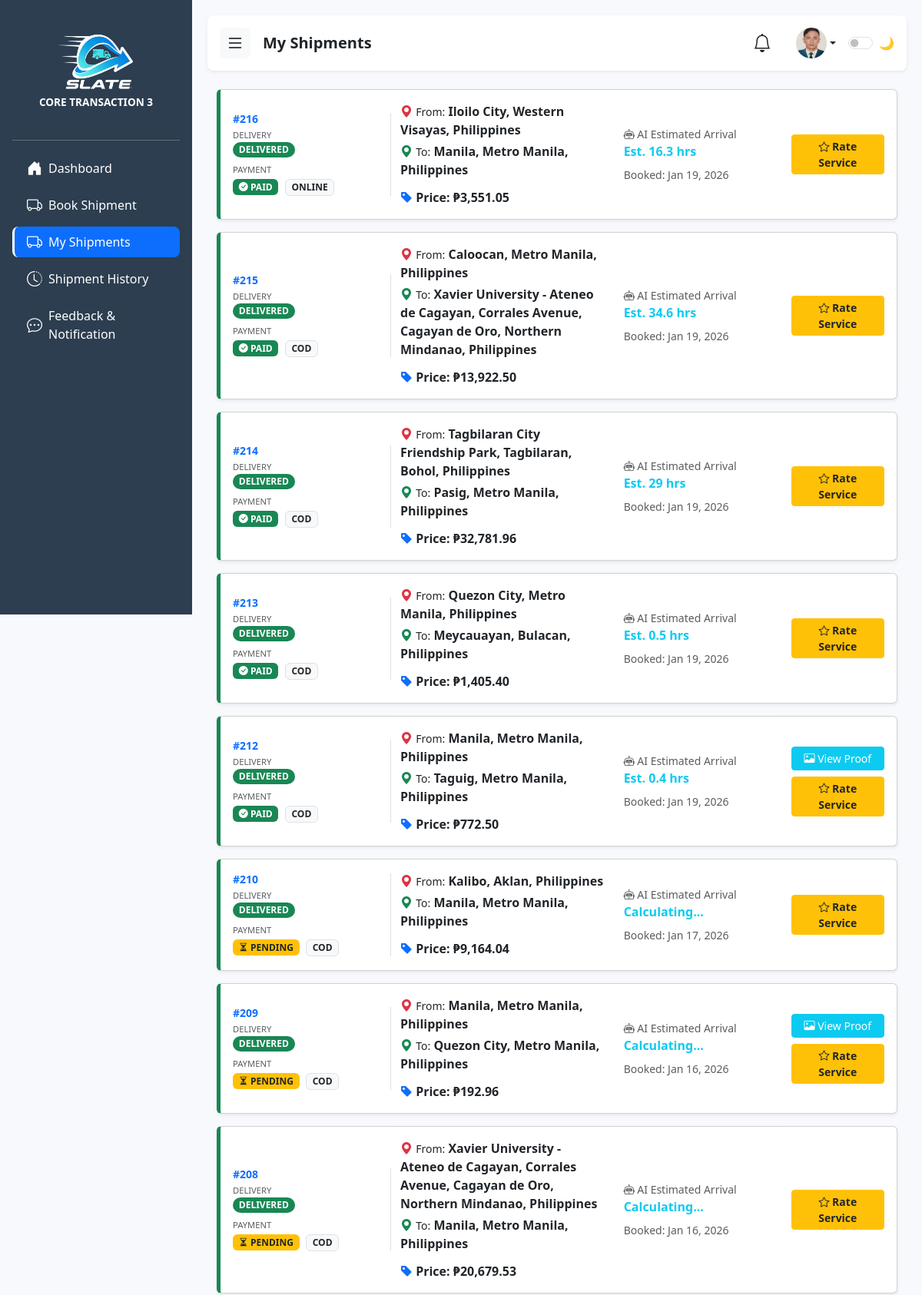
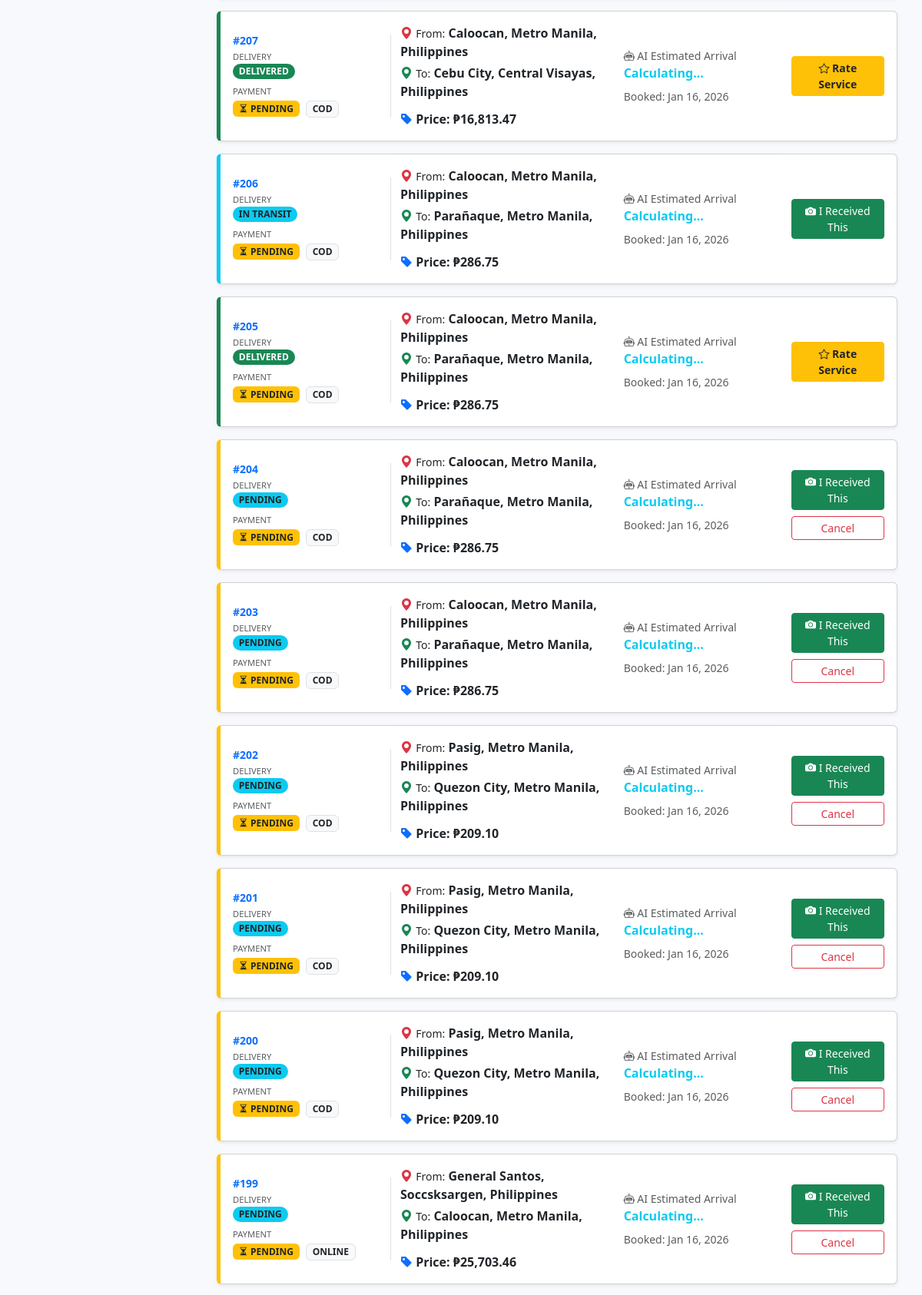
Page /My_shipment.php (signed in, upper part) on the committed database (2 pictures, top to bottom).
### tables this page shows
CREATE TABLE `accounts` (
  `id` int(11) NOT NULL,
  `username` varchar(255) DEFAULT NULL,
  `email` varchar(100) NOT NULL,
  `phone_number` varchar(20) DEFAULT NULL,
  `gender` enum('Male','Female','Other') DEFAULT NULL,
  `password` varchar(255) DEFAULT NULL,
  `profile_image` varchar(255) DEFAULT NULL,
  `role` enum('admin','user') DEFAULT 'user',
  `created_at` timestamp NOT NULL DEFAULT current_timestamp(),
  `otp_hash` varchar(255) DEFAULT NULL,
  `otp_expires_at` datetime DEFAULT NULL,
  `otp_attempts` int(11) DEFAULT 0,
  `last_otp_sent_at` datetime NOT NULL DEFAULT current_timestamp()
);

CREATE TABLE `shipments` (
  `id` int(11) NOT NULL,
  `contract_number` varchar(50) DEFAULT NULL,
  `user_id` int(11) NOT NULL,
  `sender_name` varchar(100) NOT NULL,
  `sender_contact` varchar(50) DEFAULT NULL,
  `receiver_name` varchar(100) NOT NULL,
  `receiver_contact` varchar(50) DEFAULT NULL,
  `origin_address` varchar(255) DEFAULT NULL,
  `destination_address` varchar(255) DEFAULT NULL,
  `origin_island` varchar(50) DEFAULT NULL,
  `specific_address` text DEFAULT NULL,
  `address` varchar(255) DEFAULT NULL,
  `weight` decimal(10,2) NOT NULL,
  `package_type` varchar(50) DEFAULT NULL,
  `package_description` text NOT NULL,
  `distance_km` decimal(10,2) DEFAULT 0.00,
  `price` decimal(10,2) DEFAULT 0.00,
  `sla_agreement` text DEFAULT NULL,
  `payment_method` varchar(50) DEFAULT 'Unspecified',
  `bank_name` varchar(50) DEFAULT NULL,
  `status` varchar(50) DEFAULT 'Pending',
  `payment_status` varchar(50) DEFAULT 'Pending',
  `sla_status` enum('Met','Breached','Pending') DEFAULT 'Pending',
  `proof_image` varchar(255) DEFAULT NULL,
  `created_at` timestamp NOT NULL DEFAULT current_timestamp(),
  `ip_address` varchar(45) DEFAULT NULL,
  `ai_estimated_time` varchar(100) DEFAULT 'Calculating...',
  `target_delivery_date` datetime DEFAULT NULL,
  `rating` int(11) DEFAULT 0,
  `feedback_text` text DEFAULT NULL,
  `destination_island` varchar(50) DEFAULT 'Luzon',
  `sender_email` varchar(255) DEFAULT NULL,
  `updated_at` timestamp NOT NULL DEFAULT current_timestamp() ON UPDATE current_timestamp()
);

### My_shipment.php (the view, shortened to what this page needs)
<?php
include("connection.php");
$username = $_SESSION['email'];
$q_user = mysqli_query($conn, "SELECT id, profile_image FROM accounts WHERE email = '$username'");
$user = mysqli_fetch_assoc($q_user);
$userId = $user['id'];
$profileImage = !empty($user['profile_image']) ? $user['profile_image'] : 'user.png';
$query = "SELECT * FROM shipments WHERE user_id = '$userId' ORDER BY created_at DESC";
$result = mysqli_query($conn, $query);
?>
<!DOCTYPE html>
<html lang="en">
<head>
  <link href="https://cdn.jsdelivr.net/npm/bootstrap@5.3.3/dist/css/bootstrap.min.css" rel="stylesheet">
  <link rel="stylesheet" href="https://cdn.jsdelivr.net/npm/bootstrap-icons@1.11.1/font/bootstrap-icons.css">
</head>
<body>
<div class="sidebar d-flex flex-column flex-shrink-0 p-3" id="sidebar">
    <div class="text-center mb-4 mt-2">
      <img src="Remorig.png" alt="Logo" class="img-fluid mb-2" style="max-width: 140px;">
      <h6 class="fw-semibold text-uppercase text-light-50 mb-0" style="font-size: 0.85rem;">Core Transaction 3</h6>
    </div>
    <hr class="text-light opacity-25">
    <ul class="nav nav-pills flex-column mb-auto">
      <li class="nav-item mb-2"><a href="user.php" class="nav-link text-white d-flex align-items-center gap-2 px-3 py-2 rounded-3"><i class="bi bi-house-door-fill fs-5"></i><span>Dashboard</span></a></li>
      <li class="nav-item mb-2"><a href="bookshipment.php" class="nav-link text-white d-flex align-items-center gap-2 px-3 py-2 rounded-3"><i class="bi bi-truck fs-5"></i><span>Book Shipment</span></a></li>
      <li class="nav-item mb-2"><a href="My_shipment.php" class="active nav-link text-white d-flex align-items-center gap-2 px-3 py-2 rounded-3 hover-link"><i class="bi bi-truck fs-5"></i><span>My Shipments</span></a></li>
      <li class="nav-item mb-2"><a href="shiphistory.php" class="nav-link text-white d-flex align-items-center gap-2 px-3 py-2 rounded-3"><i class="bi bi-clock-history fs-5"></i><span>Shipment History</span></a></li>
      <li class="nav-item mb-2"><a href="feedback.php" class="nav-link text-white d-flex align-items-center gap-2 px-3 py-2 rounded-3"><i class="bi bi-chat-dots fs-5"></i><span>Feedback & Notification</span></a></li>
    </ul>
</div>
<div class="content" id="mainContent">
    <header class="header d-flex align-items-center justify-content-between px-3 py-3 mb-4 bg-white shadow-sm rounded-3 sticky-top">
       <div class="d-flex align-items-center gap-3">
           <button class="btn btn-light border-0 p-2" id="hamburger"><i class="bi bi-list fs-4"></i></button>
           <h5 class="fw-semibold mb-0">My Shipments</h5>
       </div>
       <div class="d-flex align-items-center gap-3">
          <div class="dropdown me-3">
            <a href="#" class="text-dark position-relative" id="notifDropdown" data-bs-toggle="dropdown" onclick="markRead()">
              <i class="bi bi-bell fs-4"></i>
            </a>
          </div>
           <div class="dropdown">
             <a href="#" class="d-flex align-items-center text-decoration-none text-dark dropdown-toggle" data-bs-toggle="dropdown">
               <img src="<?php echo $profileImage; ?>" alt="User" class="rounded-circle" width="40" height="40" style="object-fit:cover;">
             </a>
           </div>
           <div class="form-check form-switch mb-0">
             <label class="form-check-label d-none d-sm-inline" for="userThemeToggle">🌙</label>
             <input class="form-check-input" type="checkbox" role="switch" id="userThemeToggle">
           </div>
       </div>
    </header>
    <div class="container-fluid">
        <div class="row g-3">
            <?php if(mysqli_num_rows($result) > 0): ?>
                <?php while($row = mysqli_fetch_assoc($result)): ?>
                    <?php
                        $rawStatus = $row['status'] ?? 'Pending';
                        $st = strtolower($rawStatus);
                        $statusClass = 'status-pending';
                        if(strpos($st, 'transit') !== false) $statusClass = 'status-transit';
                        else if(strpos($st, 'delivered') !== false) $statusClass = 'status-delivered';
                        else if(strpos($st, 'cancelled') !== false) $statusClass = 'status-cancelled';
                        $payStatus = $row['payment_status'] ?? 'Pending';
                        $payMethod = strtoupper($row['payment_method'] ?? 'COD');
                        $payBadgeClass = ($payStatus === 'Paid') ? 'bg-success' : 'bg-warning text-dark';
                        $payIcon = ($payStatus === 'Paid') ? 'bi-check-circle-fill' : 'bi-hourglass-split';
                    ?>
                    <div class="col-12">
                        <div class="card shadow-sm card-status <?php echo $statusClass; ?>">
                            <div class="card-body">
                                <div class="row align-items-center">
                                    <div class="col-md-3 border-end">
                                        <h6 class="text-primary fw-bold small mb-1">
                                            #<?php echo $row['tracking_number'] ?? $row['id']; ?>
                                        </h6>
                                        <div class="mb-2">
                                            <small class="text-muted d-block" style="font-size: 0.7rem;">DELIVERY</small>
                                            <span class="badge rounded-pill <?php echo ($statusClass == 'status-delivered')?'bg-success':(($statusClass == 'status-cancelled')?'bg-danger':'bg-info text-dark'); ?>">
                                                <?php echo strtoupper($rawStatus); ?>
                                            </span>
                                        </div>
                                        <div>
                                            <small class="text-muted d-block" style="font-size: 0.7rem;">PAYMENT</small>
                                            <span class="badge <?php echo $payBadgeClass; ?>">
                                                <i class="bi <?php echo $payIcon; ?>"></i> <?php echo strtoupper($payStatus); ?>
                                            </span>
                                            <span class="badge bg-light text-dark border ms-1">
                                                <?php echo $payMethod; ?>
                                            </span>
                                        </div>
                                    </div>
                                    <div class="col-md-4">
                                        <div class="d-flex flex-column gap-1">
                                            <div><i class="bi bi-geo-alt-fill text-danger"></i> <small>From:</small> <strong><?php echo $row['origin_address']; ?></strong></div>
                                            <div><i class="bi bi-geo-alt-fill text-success"></i> <small>To:</small> <strong><?php echo $row['destination_address']; ?></strong></div>
                                            <div class="mt-2 text-dark fw-bold">
                                                <i class="bi bi-tag-fill text-primary"></i> Price: ₱<?php echo number_format($row['price'], 2); ?>
                                            </div>
                                        </div>
                                    </div>
                                    <div class="col-md-3">
                                        <small class="text-muted d-block"><i class="bi bi-robot"></i> AI Estimated Arrival</small>
                                        <span class="text-info fw-bold">
                                            <?php echo !empty($row['ai_estimated_time']) ? $row['ai_estimated_time'] : 'Calculating...'; ?>
                                        </span>
                                        <div class="small text-muted mt-2">Booked: <?php echo date('M d, Y', strtotime($row['created_at'])); ?></div>
                                    </div>
                                    <div class="col-md-2 text-end d-grid gap-2">
                                        <?php if(strpos($st, 'delivered') !== false): ?>
                                            <?php if(!empty($row['proof_image'])): ?>
                                                <button onclick="viewProof('<?php echo $row['proof_image']; ?>')" class="btn btn-info btn-sm text-white">
                                                    <i class="bi bi-image"></i> View Proof
                                                </button>
                                            <?php endif; ?>
                                            <?php if($row['rating'] > 0): ?>
                                                <div class="text-warning text-center">
                                                    <?php for($i=0; $i<$row['rating']; $i++) echo '<i class="bi bi-star-fill"></i>'; ?>
                                                    <small class="text-muted d-block">Rated</small>
                                                </div>
                                            <?php else: ?>
                                                <button onclick="openRateModal(<?php echo $row['id']; ?>)" class="btn btn-warning btn-sm text-dark fw-bold">
                                                    <i class="bi bi-star"></i> Rate Service
                                                </button>
                                            <?php endif; ?>
                                        <?php elseif(strpos($st, 'cancelled') !== false): ?>
                                            <button disabled class="btn btn-secondary btn-sm">Cancelled</button>
                                        <?php else: ?>
                                            <button onclick="openReceiveModal(<?php echo $row['id']; ?>)" class="btn btn-success btn-sm">
                                                <i class="bi bi-camera-fill"></i> I Received This
                                            </button>
                                            <?php if($st == 'pending'): ?>
                                                <button onclick="openCancelModal(<?php echo $row['id']; ?>)" class="btn btn-outline-danger btn-sm">
                                                    Cancel
                                                </button>
                                            <?php endif; ?>
                                        <?php endif; ?>
                                    </div>
                                </div>
                            </div>
                        </div>
                    </div>
                <?php endwhile; ?>
            <?php endif; ?>
        </div>
    </div>
</div>
</body>
</html>

### My_shipment.php (style rules this page uses)
:root { --sidebar-width: 250px; --secondary-color: #f8f9fc; --dark-bg: #1a1a2e; --dark-card: #16213e; --text-light: #f8f9fa; --text-dark: #212529; }
body { background-color: var(--secondary-color); font-family: 'Segoe UI', system-ui, sans-serif; overflow-x: hidden; color: var(--text-dark); }
.sidebar { width: var(--sidebar-width); height: 100vh; position: fixed; left: 0; top: 0; background: #2c3e50; color: white; z-index: 1040; transition: all .3s ease; }
.content { margin-left: var(--sidebar-width); padding: 20px; transition: margin-left .3s ease; min-height: 100vh; }
.sidebar a { color: rgba(255, 255, 255, 0.8); text-decoration: none; padding: .75rem 1.5rem; display: block; border-left: 3px solid transparent; }
.sidebar a:hover, .sidebar a.active { background-color: rgba(255, 255, 255, 0.1); color: white; border-left: 3px solid white; }
.header { background-color: white; padding: 1rem; border-radius: 0.5rem; box-shadow: 0 0.15rem 1.75rem 0 rgba(58, 59, 69, 0.15); display: flex; align-items: center; justify-content: space-between; margin-bottom: 1.5rem; }
.card-status { border-left: 5px solid #ccc; transition: transform 0.2s; }
.status-pending { border-left-color: #ffc107; }
.status-transit { border-left-color: #0dcaf0; }
.status-delivered { border-left-color: #198754; }

### rows in the picture
accounts: profile_image (picture)
shipments: id "216", status "DELIVERED", payment_status "PAID", payment_method "ONLINE", origin_address "Iloilo City, Western Visayas, Philippines", destination_address "Manila, Metro Manila, Philippines", price "3,551.05", ai_estimated_time "Est. 16.3 hrs", created_at "Jan 19, 2026"
shipments: id "215", status "DELIVERED", payment_status "PAID", payment_method "COD", origin_address "Caloocan, Metro Manila, Philippines", destination_address "Xavier University - Ateneo de Cagayan, Corrales Avenue, Cagayan de Oro, Northern Mindanao, Philippines", price "13,922.50", ai_estimated_time "Est. 34.6 hrs", created_at "Jan 19, 2026"
shipments: id "214", status "DELIVERED", payment_status "PAID", payment_method "COD", origin_address "Tagbilaran City Friendship Park, Tagbilaran, Bohol, Philippines", destination_address "Pasig, Metro Manila, Philippines", price "32,781.96", ai_estimated_time "Est. 29 hrs", created_at "Jan 19, 2026"
shipments: id "213", status "DELIVERED", payment_status "PAID", payment_method "COD", origin_address "Quezon City, Metro Manila, Philippines", destination_address "Meycauayan, Bulacan, Philippines", price "1,405.40", ai_estimated_time "Est. 0.5 hrs", created_at "Jan 19, 2026"
shipments: id "212", status "DELIVERED", payment_status "PAID", payment_method "COD", origin_address "Manila, Metro Manila, Philippines", destination_address "Taguig, Metro Manila, Philippines", price "772.50", ai_estimated_time "Est. 0.4 hrs", created_at "Jan 19, 2026"
shipments: id "210", status "DELIVERED", payment_status "PENDING", payment_method "COD", origin_address "Kalibo, Aklan, Philippines", destination_address "Manila, Metro Manila, Philippines", price "9,164.04", ai_estimated_time "Calculating...", created_at "Jan 17, 2026"
shipments: id "209", status "DELIVERED", payment_status "PENDING", payment_method "COD", origin_address "Manila, Metro Manila, Philippines", destination_address "Quezon City, Metro Manila, Philippines", price "192.96", ai_estimated_time "Calculating...", created_at "Jan 16, 2026"
shipments: id "208", status "DELIVERED", payment_status "PENDING", payment_method "COD", origin_address "Xavier University - Ateneo de Cagayan, Corrales Avenue, Cagayan de Oro, Northern Mindanao, Philippines", destination_address "Manila, Metro Manila, Philippines", price "20,679.53", ai_estimated_time "Calculating...", created_at "Jan 16, 2026"
shipments: id "207", status "DELIVERED", payment_status "PENDING", payment_method "COD", origin_address "Caloocan, Metro Manila, Philippines", destination_address "Cebu City, Central Visayas, Philippines", price "16,813.47", ai_estimated_time "Calculating...", created_at "Jan 16, 2026"
shipments: id "206", status "IN TRANSIT", payment_status "PENDING", payment_method "COD", origin_address "Caloocan, Metro Manila, Philippines", destination_address "Parañaque, Metro Manila, Philippines", price "286.75", ai_estimated_time "Calculating...", created_at "Jan 16, 2026"
shipments: id "205", status "DELIVERED", payment_status "PENDING", payment_method "COD", origin_address "Caloocan, Metro Manila, Philippines", destination_address "Parañaque, Metro Manila, Philippines", price "286.75", ai_estimated_time "Calculating...", created_at "Jan 16, 2026"
shipments: id "204", status "PENDING", payment_status "PENDING", payment_method "COD", origin_address "Caloocan, Metro Manila, Philippines", destination_address "Parañaque, Metro Manila, Philippines", price "286.75", ai_estimated_time "Calculating...", created_at "Jan 16, 2026"
shipments: id "203", status "PENDING", payment_status "PENDING", payment_method "COD", origin_address "Caloocan, Metro Manila, Philippines", destination_address "Parañaque, Metro Manila, Philippines", price "286.75", ai_estimated_time "Calculating...", created_at "Jan 16, 2026"
shipments: id "202", status "PENDING", payment_status "PENDING", payment_method "COD", origin_address "Pasig, Metro Manila, Philippines", destination_address "Quezon City, Metro Manila, Philippines", price "209.10", ai_estimated_time "Calculating...", created_at "Jan 16, 2026"
shipments: id "201", status "PENDING", payment_status "PENDING", payment_method "COD", origin_address "Pasig, Metro Manila, Philippines", destination_address "Quezon City, Metro Manila, Philippines", price "209.10", ai_estimated_time "Calculating...", created_at "Jan 16, 2026"
shipments: id "200", status "PENDING", payment_status "PENDING", payment_method "COD", origin_address "Pasig, Metro Manila, Philippines", destination_address "Quezon City, Metro Manila, Philippines", price "209.10", ai_estimated_time "Calculating...", created_at "Jan 16, 2026"
shipments: id "199", status "PENDING", payment_status "PENDING", payment_method "ONLINE", origin_address "General Santos, Soccsksargen, Philippines", destination_address "Caloocan, Metro Manila, Philippines", price "25,703.46", ai_estimated_time "Calculating...", created_at "Jan 16, 2026"
